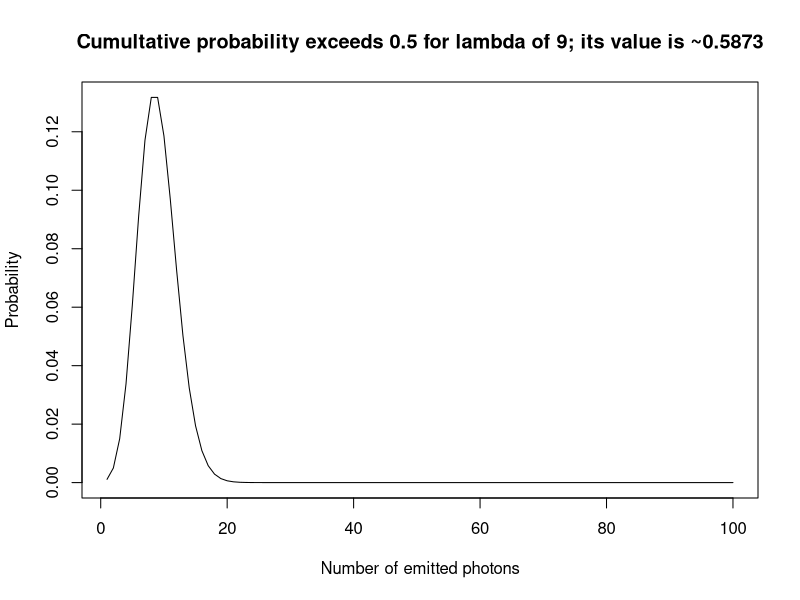

Source code (R):
## ---- chunk 1
knitr::opts_chunk$set(echo = TRUE)
## ---- chunk 2
pd=dpois(x=1:100,lambda=9)
plot(pd,type="l",main=paste0('Cumultative probability exceeds 0.5 for lambda of ',qpois(0.5,9), '; its value is ~',format(sum(pd[1:9]),digits = 4)),xlab='Number of emitted photons',ylab='Probability')
## ---- chunk 3
n=1000
real_probability=c(rep(1/7,5),2/7)
simulated_probability <- sample(1:6, size=n, replace=TRUE, prob=real_probability)
table(simulated_probability)/n
names(real_probability)=1:6
cat('real_probability')
print(round(real_probability,digits = 2))
## ---- chunk 4
prob=length(which(simulated_probability==6))/n
margin <- qnorm(0.975)*sqrt(prob*(1-prob))/sqrt(n)
ci=c(prob-margin,prob+margin)
cat(paste0('Confidence interval for throwing 6 on our unfair dice from ',n,' throws is (',round(ci[1],digits=3),' ; ',round(ci[2],digits = 3),')'))
